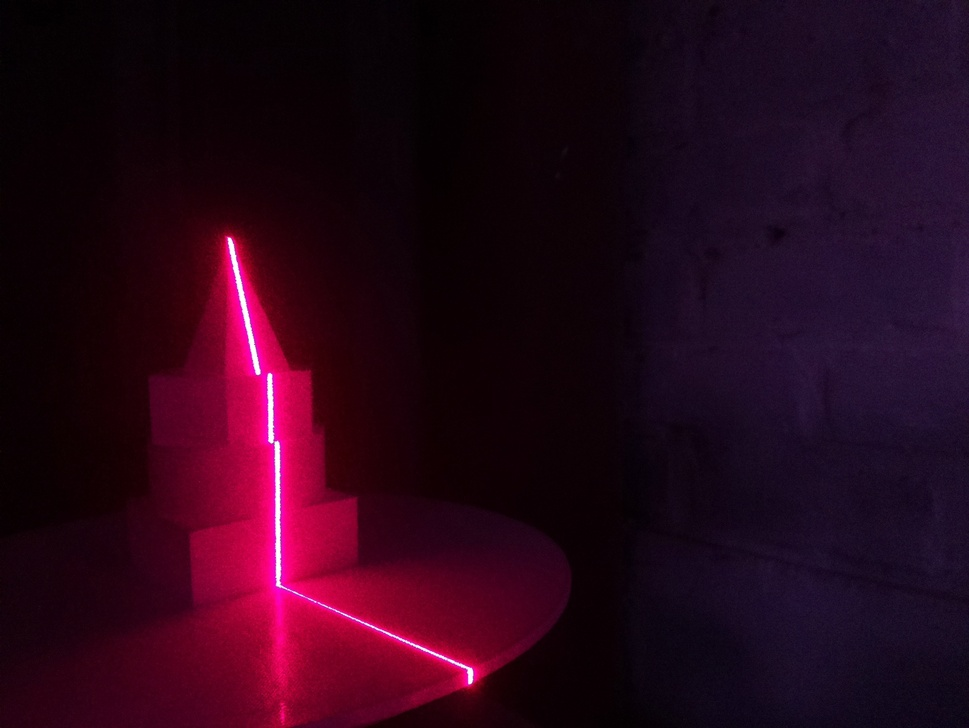
#> input picture test/scanLeft/test_L_1.jpg, 969 x 728 px, shrunk from 1640 x 1232 before the run; its folder holds 4 pictures in this run
$ python prepross.py
#> lines starting #> are read from the running program, lines starting #| are printed output that depends on the picture; after the words box and inside, x2 and y2 are one past the last pixel; in counts of white or black regions, pixels touching at a corner belong together
import cv2
import numpy as np
import os


def getLaser(scan_name):
#> called with scan_name = 'test'
    dirleft = scan_name + "/generated/3tresh/Left/"
    dirRight = scan_name + "/generated/3tresh/Right/"
    length = len(os.listdir(scan_name+"/scanLeft"))
    count = 0
    for i in range(1,length,1):
        print(i)
        pict_name_left = scan_name+"_L_" + str(i) + ".jpg"
        pict_name_right = scan_name+"_R_" + str(i) + ".jpg"

        print(pict_name_left)
        print(pict_name_right)

        img_left = cv2.imread(scan_name+"/scanLeft/"+pict_name_left)
#> img_left is the input picture: shape (728, 969, 3); mean B, G, R 24.2, 5.6, 40
        img_right = cv2.imread(scan_name+"/scanRight/"+pict_name_right)

        lowerBound = np.array([230, 230, 230])
        upperBound = np.array([255, 255, 255])

        mask_left = cv2.inRange(img_left, lowerBound, upperBound)
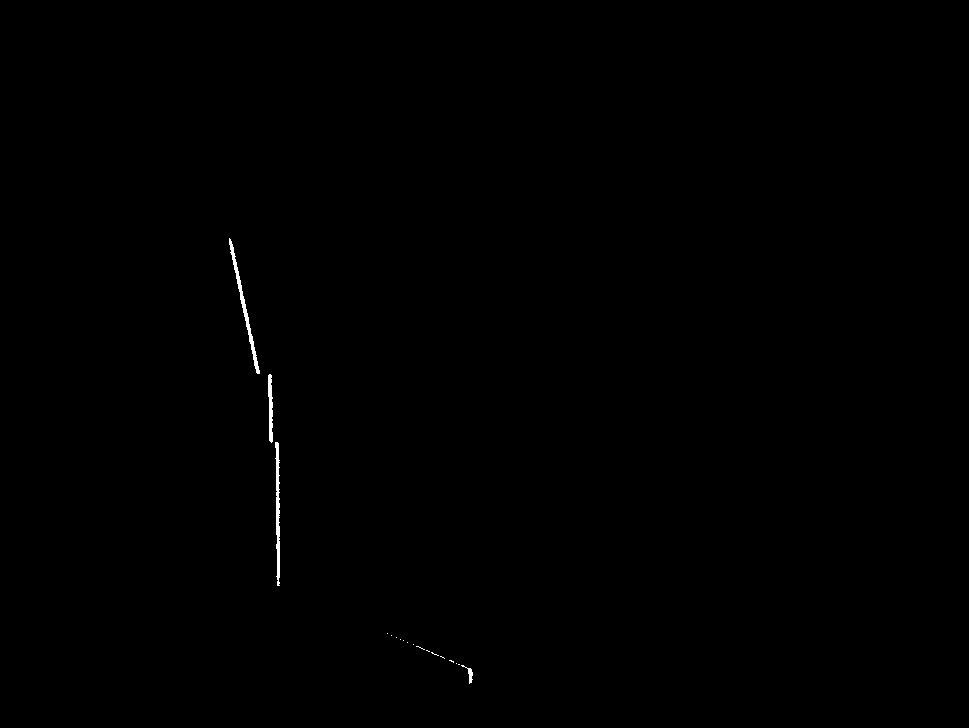
#> mask_left: shape (728, 969); 0.19% white; 18 white regions (14 under 20 px), largest, box (x1, y1, x2, y2) and area: (229, 238, 260, 374) 494, (275, 442, 280, 586) 465, (268, 374, 273, 443) 254, (461, 665, 473, 684) 65
#> (the run stopped early here; a loop or call above may not have finished)
